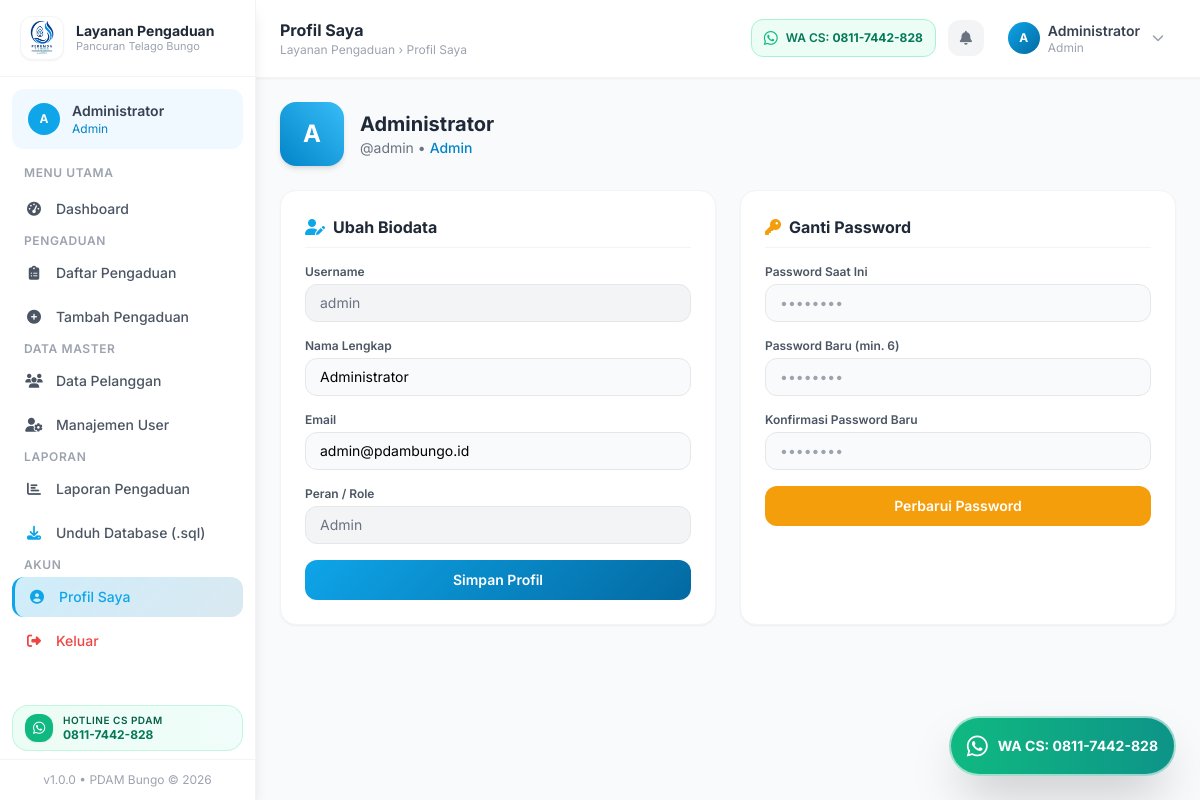
Screenshot of /website/profil.php (signed in) with the database file from the repository.
### tables this page shows
CREATE TABLE `users` (
  `id` int NOT NULL AUTO_INCREMENT,
  `nama` varchar(100) NOT NULL,
  `username` varchar(50) NOT NULL,
  `email` varchar(100) NOT NULL,
  `password` varchar(255) NOT NULL,
  `role` enum('admin','petugas','pelanggan') DEFAULT 'petugas',
  `pelanggan_id` int DEFAULT NULL,
  `foto` varchar(255) DEFAULT NULL,
  `is_active` tinyint(1) DEFAULT '1',
  `created_at` timestamp NULL DEFAULT CURRENT_TIMESTAMP,
  `updated_at` timestamp NULL DEFAULT CURRENT_TIMESTAMP ON UPDATE CURRENT_TIMESTAMP,
  PRIMARY KEY (`id`),
  UNIQUE KEY `username` (`username`),
  UNIQUE KEY `email` (`email`),
  KEY `fk_users_pelanggan` (`pelanggan_id`),
  CONSTRAINT `fk_users_pelanggan` FOREIGN KEY (`pelanggan_id`) REFERENCES `pelanggan` (`id`) ON DELETE SET NULL
);

### website/config.php (called while the page is built, shortened)
<?php
function sanitize($input) {
    return htmlspecialchars(trim($input ?? ''), ENT_QUOTES, 'UTF-8');
}

### website/profil.php (the view, shortened to what this page needs)
<?php
require_once 'config.php';
$user_id = $_SESSION['user_id'];
$stmt = $pdo->prepare("SELECT * FROM users WHERE id = ?");
$stmt->execute([$user_id]);
$user = $stmt->fetch();
include 'includes/header.php';
include 'includes/sidebar.php';
?>
<div class="flex-1 min-w-0 overflow-auto">
    <?php include 'includes/topbar.php'; ?>
    <main class="p-6">
        <div class="max-w-4xl mx-auto space-y-6">
            <div class="flex items-center gap-4">
                <div class="w-16 h-16 bg-gradient-to-tr from-sky-600 to-sky-400 rounded-2xl flex items-center justify-center text-white text-2xl font-bold shadow-md">
                    <?= strtoupper(substr($user['nama'], 0, 1)) ?>
                </div>
                <div>
                    <h2 class="text-xl font-bold text-gray-800"><?= sanitize($user['nama']) ?></h2>
                    <p class="text-sm text-gray-500">@<?= sanitize($user['username']) ?> &bull; <span class="capitalize font-medium text-sky-600"><?= $user['role'] ?></span></p>
                </div>
            </div>
            <div class="grid grid-cols-1 md:grid-cols-2 gap-6">
                <div class="bg-white rounded-2xl p-6 shadow-sm border border-gray-100">
                    <h3 class="font-bold text-gray-800 mb-4 pb-2 border-b border-gray-100 flex items-center gap-2">
                        <i class="fa-solid fa-user-pen text-sky-500"></i> Ubah Biodata
                    </h3>
                    <form method="POST" class="space-y-4">
                        <div>
                            <label class="block text-xs font-semibold text-gray-600 mb-1">Username</label>
                            <input type="text" value="<?= sanitize($user['username']) ?>" disabled class="w-full border border-gray-200 rounded-xl px-3.5 py-2 text-sm bg-gray-100 text-gray-500 cursor-not-allowed">
                        </div>
                        <div>
                            <label class="block text-xs font-semibold text-gray-600 mb-1">Nama Lengkap</label>
                            <input type="text" name="nama" value="<?= sanitize($user['nama']) ?>" required class="w-full border border-gray-200 rounded-xl px-3.5 py-2 text-sm focus:outline-none focus:border-sky-400 bg-gray-50">
                        </div>
                        <div>
                            <label class="block text-xs font-semibold text-gray-600 mb-1">Email</label>
                            <input type="email" name="email" value="<?= sanitize($user['email']) ?>" required class="w-full border border-gray-200 rounded-xl px-3.5 py-2 text-sm focus:outline-none focus:border-sky-400 bg-gray-50">
                        </div>
                        <div>
                            <label class="block text-xs font-semibold text-gray-600 mb-1">Peran / Role</label>
                            <input type="text" value="<?= ucfirst($user['role']) ?>" disabled class="w-full border border-gray-200 rounded-xl px-3.5 py-2 text-sm bg-gray-100 text-gray-500 capitalize cursor-not-allowed">
                        </div>
                        <button type="submit" class="btn-primary w-full py-2.5 text-white font-semibold rounded-xl text-sm mt-2">
                            Simpan Profil
                        </button>
                    </form>
                </div>
                <div class="bg-white rounded-2xl p-6 shadow-sm border border-gray-100">
                    <h3 class="font-bold text-gray-800 mb-4 pb-2 border-b border-gray-100 flex items-center gap-2">
                        <i class="fa-solid fa-key text-amber-500"></i> Ganti Password
                    </h3>
                    <form method="POST" class="space-y-4">
                        <div>
                            <label class="block text-xs font-semibold text-gray-600 mb-1">Password Saat Ini</label>
                            <input type="password" name="old_password" required placeholder="••••••••" class="w-full border border-gray-200 rounded-xl px-3.5 py-2 text-sm focus:outline-none focus:border-sky-400 bg-gray-50">
                        </div>
                        <div>
                            <label class="block text-xs font-semibold text-gray-600 mb-1">Password Baru (min. 6)</label>
                            <input type="password" name="new_password" required placeholder="••••••••" class="w-full border border-gray-200 rounded-xl px-3.5 py-2 text-sm focus:outline-none focus:border-sky-400 bg-gray-50">
                        </div>
                        <div>
                            <label class="block text-xs font-semibold text-gray-600 mb-1">Konfirmasi Password Baru</label>
                            <input type="password" name="confirm_password" required placeholder="••••••••" class="w-full border border-gray-200 rounded-xl px-3.5 py-2 text-sm focus:outline-none focus:border-sky-400 bg-gray-50">
                        </div>
                        <button type="submit" class="w-full py-2.5 bg-amber-500 hover:bg-amber-600 text-white font-semibold rounded-xl text-sm mt-2 transition-colors">
                            Perbarui Password
                        </button>
                    </form>
                </div>
            </div>
        </div>
    </main>
</div>
<?php include 'includes/footer.php'; ?>

### website/includes/header.php (style rules this page uses)
body { font-family: 'Inter', sans-serif; }
.btn-primary { background: linear-gradient(135deg, #0ea5e9 0%, #0369a1 100%); transition: all 0.2s ease; }

### rows the page displays
users: nama "A", nama "Administrator", username "admin", role "Admin", email "admin@pdambungo.id"

### other values shown
substr($_SESSION['user_name'], 0, 1) "A"
$_SESSION['user_name'] "Administrator"
$role "Admin"
WA_CS_DISPLAY "0811-7442-828"
$pageTitle "Profil Saya"
$_SESSION['user_role'] "Admin"
